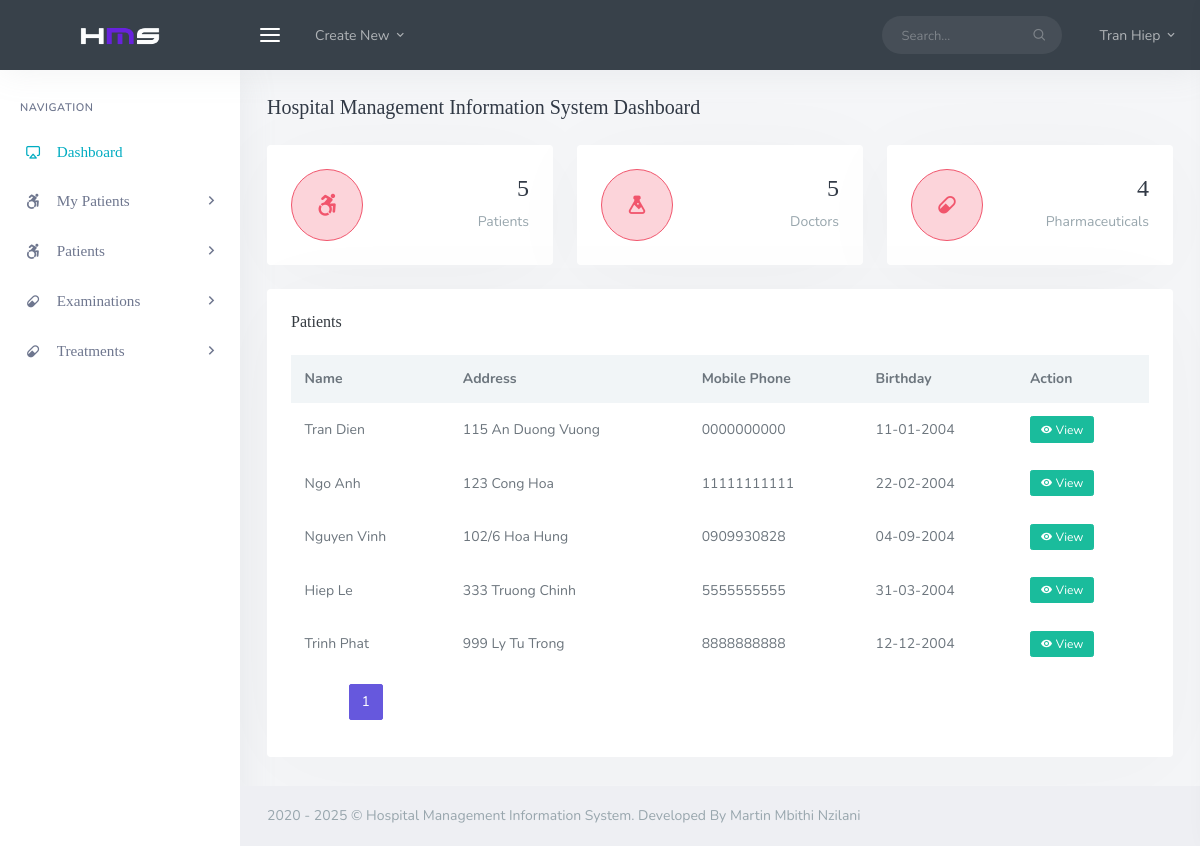
Page /backend/doc/his_doc_dashboard.php (signed in) on the committed database.
### tables this page shows
CREATE TABLE `doctor` (
  `ECode` varchar(50) NOT NULL,
  `Gender` varchar(50) NOT NULL,
  `Address` varchar(50) NOT NULL,
  `StartDate` date NOT NULL,
  `Fname` varchar(50) NOT NULL,
  `Lname` varchar(50) NOT NULL,
  `DoB` date NOT NULL,
  `Phone` varchar(50) NOT NULL,
  `Name` varchar(50) NOT NULL,
  `Year` int(11) NOT NULL,
  `DCode` varchar(50) NOT NULL,
  `password` varchar(200) NOT NULL
);

CREATE TABLE `patient` (
  `PCode` int(50) NOT NULL,
  `Gender` varchar(50) NOT NULL,
  `DoB` date NOT NULL,
  `Address` varchar(50) NOT NULL,
  `Phone` varchar(50) NOT NULL,
  `Fname` varchar(50) NOT NULL,
  `Lname` varchar(50) NOT NULL
);

### assets/dataProvider.php (called while the page is built, shortened)
<?php
function executeQuery($sql){
    $conn = new mysqli('localhost', 'dean', 'mypassword', 'hospital');
    if (!($result = $conn->query($sql)))
        echo $conn->connect_error;
    return $result;
}
?>

### backend/doc/his_doc_dashboard.php (the view, shortened to what this page needs)
<?php
require ('../../assets/dataProvider.php');
$rowsPerPage = 50;
$pageNum = 1;
$self ="his_doc_dashboard.php";
$offset = ($pageNum - 1) * $rowsPerPage;
?>
<!DOCTYPE html>
<html lang="en">
    <?php include("assets/inc/head.php");?>
    <body>
        <div id="wrapper">
            <?php include('assets/inc/nav.php');?>
            <?php include('assets/inc/sidebar.php');?>
            <div class="content-page">
                <div class="content">
                    <div class="container-fluid">
                        <div class="row">
                            <div class="col-12">
                                <div class="page-title-box">
                                    <h4 class="page-title">Hospital Management Information System Dashboard</h4>
                                </div>
                            </div>
                        </div>
                        <div class="row">
                            <div class="col-md-6 col-xl-4">
                                <div class="widget-rounded-circle card-box">
                                    <div class="row">
                                        <div class="col-6">
                                            <div class="avatar-lg rounded-circle bg-soft-danger border-danger border">
                                                <i class="fab fa-accessible-icon  font-22 avatar-title text-danger"></i>
                                            </div>
                                        </div>
                                        <div class="col-6">
                                            <div class="text-right">
                                                <?php
                                                    $result ="SELECT count(*) AS 'number' FROM `patient`  ";
                                                    $res = executeQuery($result);
                                                    $row = $res->fetch_array();
                                                ?>
                                                <h3 class="text-dark mt-1"><span data-plugin="counterup"><?php echo $row['number'];?></span></h3>
                                                <p class="text-muted mb-1 text-truncate">Patients</p>
                                            </div>
                                        </div>
                                    </div>
                                </div>
                            </div>
                            <div class="col-md-6 col-xl-4">
                                <div class="widget-rounded-circle card-box">
                                    <div class="row">
                                        <div class="col-6">
                                            <div class="avatar-lg rounded-circle bg-soft-danger border-danger border">
                                                <i class="mdi mdi-flask font-22 avatar-title text-danger"></i>
                                            </div>
                                        </div>
                                        <div class="col-6">
                                            <div class="text-right">
                                                <?php
                                                    $result ="SELECT count(*) AS 'number' FROM doctor ";
                                                $res = executeQuery($result);
                                                $row = $res->fetch_array();
                                                ?>
                                                <h3 class="text-dark mt-1"><span data-plugin="counterup"><?php echo $row['number'];?></span></h3>
                                                <p class="text-muted mb-1 text-truncate">Doctors</p>
                                            </div>
                                        </div>
                                    </div>
                                </div>
                            </div>
                            <div class="col-md-6 col-xl-4">
                                <div class="widget-rounded-circle card-box">
                                    <div class="row">
                                        <div class="col-6">
                                            <div class="avatar-lg rounded-circle bg-soft-danger border-danger border">
                                                <i class="mdi mdi-pill font-22 avatar-title text-danger"></i>
                                            </div>
                                        </div>
                                        <div class="col-6">
                                            <div class="text-right">
                                                <?php
                                                $result ="SELECT count(*) AS 'number' FROM medication ";
                                                $res = executeQuery($result);
                                                $row = $res->fetch_array();
                                                ?>
                                                <h3 class="text-dark mt-1"><span data-plugin="counterup"><?php echo $row['number'] ;?></span></h3>
                                                <p class="text-muted mb-1 text-truncate">Pharmaceuticals</p>
                                            </div>
                                        </div>
                                    </div>
                                </div>
                            </div>
                        </div>
                        <div class="row">
                            <div class="col-xl-12">
                                <div class="card-box">
                                    <h4 class="header-title mb-3">Patients</h4>
                                    <div class="table-responsive">
                                        <table class="table table-borderless table-hover table-centered m-0">
                                            <thead class="thead-light">
                                                <tr>
                                                    <th>Name</th>
                                                    <th>Address</th>
                                                    <th>Mobile Phone</th>
                                                    <th>Birthday</th>
                                                    <th>Action</th>
                                                </tr>
                                            </thead>
                                            <?php
                                                $ret="SELECT * FROM `patient`";
                                                $sql1 = $ret;
                                                $ret .= " LIMIT $offset, $rowsPerPage";
                                                $res = executeQuery($ret);
                                                while($row=$res->fetch_object())
                                                {
                                            ?>
                                            <tbody>
                                                <tr>
                                                    <td>
                                                        <?php echo $row->Fname;?> <?php echo $row->Lname;?>
                                                    </td>
                                                    <td>
                                                        <?php echo $row->Address;?>
                                                    </td>
                                                    <td>
                                                        <?php echo $row->Phone;?>
                                                    </td>
                                                    <td>
                                                        <?php echo date("d-m-Y",strtotime($row->DoB));?>
                                                    </td>
                                                    <td>
                                                        <a href="view_single_patient.php?pat_id=<?php echo $row->PCode;?>" class="btn btn-xs btn-success"><i class="mdi mdi-eye"></i> View</a>
                                                    </td>
                                                </tr>
                                            </tbody>
                                            <?php }?>
                                            <tfoot>
                                            <tr class="active">
                                                <td colspan="5" >
                                                    <div class="text-right">
                                                        <ul style="list-style-type: none" class="pagination-rounded justify-content-c footable-pagination m-t-10 mb-0">
                                                            <?php
                                                            $result1 = ExecuteQuery($sql1);
                                                            $numrows = $result1->num_rows;
                                                            if($numrows > 0){
                                                                $maxPage = ceil($numrows / $rowsPerPage);
                                                                $gap = 5;
                                                                $start = $pageNum - $gap;
                                                                $end = $pageNum + $gap;
                                                                if($start <= 0)
                                                                    $start = 1;
                                                                if($end >= $maxPage)
                                                                    $end = $maxPage;
                                                                $nav = '';
                                                                for($page = $start; $page <= $end; $page++){
                                                                    if($page == $pageNum)
                                                                    {
                                                                        $nav = $nav. '<li class="footable-page active"><a >'.$pageNum.'</a></li>';
                                                                    }
                                                                    else{
                                                                        $nav = $nav . ' <li class="footable-page"><a href="'.$self.'?page='.$page.'">'.$page.'</a></li>';
                                                                    }
                                                                }
                                                                if($pageNum > 1){
                                                                    $page = $pageNum - 1;
                                                                    $prev = '<li><a href="'.$self.'?page='.$page.'" aria-label="Previous">&lt;</a></li>';
                                                                    $first = '<li><a href="'.$self.'?page=1" aria-label="Previous">&laquo;</a></li>';
                                                                }else
                                                                {
                                                                    $prev = '<li style="display: none"><a href="'.$self.'?page='.$page.'" aria-label="Previous">&lt;</a></li>';
                                                                }
                                                                if($pageNum < $maxPage){
                                                                    $page = $pageNum + 1;
                                                                    $next = '<li><a href="'.$self.'?page='.$page.'" aria-label="Next">&gt;</a></li>';
                                                                    $last = '<li><a href="'.$self.'?page='.$maxPage.'" aria-label="Next">&raquo;</a></li>';
                                                                }else
                                                                {
                                                                    $next = '';
                                                                }
                                                                echo $prev . $nav . $next ;
                                                            }
                                                            ?>
                                                        </ul>
                                                    </div>
                                                </td>
                                            </tr>
                                            </tfoot>
                                        </table>
                                    </div>
                                </div>
                            </div>
                        </div>
                    </div>
                </div>
                <?php include('assets/inc/footer.php');?>
            </div>
        </div>
    </body>
</html>

### backend/doc/assets/inc/nav.php (shortened to what this page needs)
<?php
    $doc_id = $_SESSION['doc_id'];
    $ret="SELECT * FROM  `doctor` WHERE ECode = '".$doc_id."'";
    $res = executeQuery($ret);
    while($row=$res->fetch_object())
    {
?>
    <div class="navbar-custom">
        <ul class="list-unstyled topnav-menu float-right mb-0">
            <li class="d-none d-sm-block">
                <form class="app-search">
                    <div class="app-search-box">
                        <div class="input-group">
                            <input type="text" class="form-control" placeholder="Search...">
                            <div class="input-group-append">
                                <button class="btn" type="submit">
                                    <i class="fe-search"></i>
                                </button>
                            </div>
                        </div>
                    </div>
                </form>
            </li>
            <li class="dropdown notification-list">
                <a class="nav-link dropdown-toggle nav-user mr-0 waves-effect waves-light" data-toggle="dropdown" href="#" role="button" aria-haspopup="false" aria-expanded="false">
                    <span class="pro-user-name ml-1">
                        <?php echo $row->Fname;?> <?php echo $row->Lname;?> <i class="mdi mdi-chevron-down"></i>
                    </span>
                </a>
            </li>
        </ul>
        <div class="logo-box">
            <a href="his_doc_dashboard.php" class="logo text-center">
                <span class="logo-lg">
                    <img src="assets/images/logo-light.png" alt="" height="18">
                </span>
            </a>
        </div>
        <ul class="list-unstyled topnav-menu topnav-menu-left m-0">
            <li>
                <button class="button-menu-mobile waves-effect waves-light">
                    <i class="fe-menu"></i>
                </button>
            </li>
            <li class="dropdown d-none d-lg-block">
                <a class="nav-link dropdown-toggle waves-effect waves-light" data-toggle="dropdown" href="#" role="button" aria-haspopup="false" aria-expanded="false">
                    Create New
                    <i class="mdi mdi-chevron-down"></i>
                </a>
            </li>
        </ul>
    </div>
<?php }?>

### rows in the picture
doctor: Fname "Tran", Lname "Hiep"
patient: Fname "Tran", Lname "Dien", Address "115 An Duong Vuong", Phone "0000000000", DoB "11-01-2004"
patient: Fname "Ngo", Lname "Anh", Address "123 Cong Hoa", Phone "11111111111", DoB "22-02-2004"
patient: Fname "Nguyen", Lname "Vinh", Address "102/6 Hoa Hung", Phone "0909930828", DoB "04-09-2004"
patient: Fname "Hiep", Lname "Le", Address "333 Truong Chinh", Phone "5555555555", DoB "31-03-2004"
patient: Fname "Trinh", Lname "Phat", Address "999 Ly Tu Trong", Phone "8888888888", DoB "12-12-2004"

### other values in the picture
$row['number'] "5"
$row['number'] "4"
$pageNum "1"
